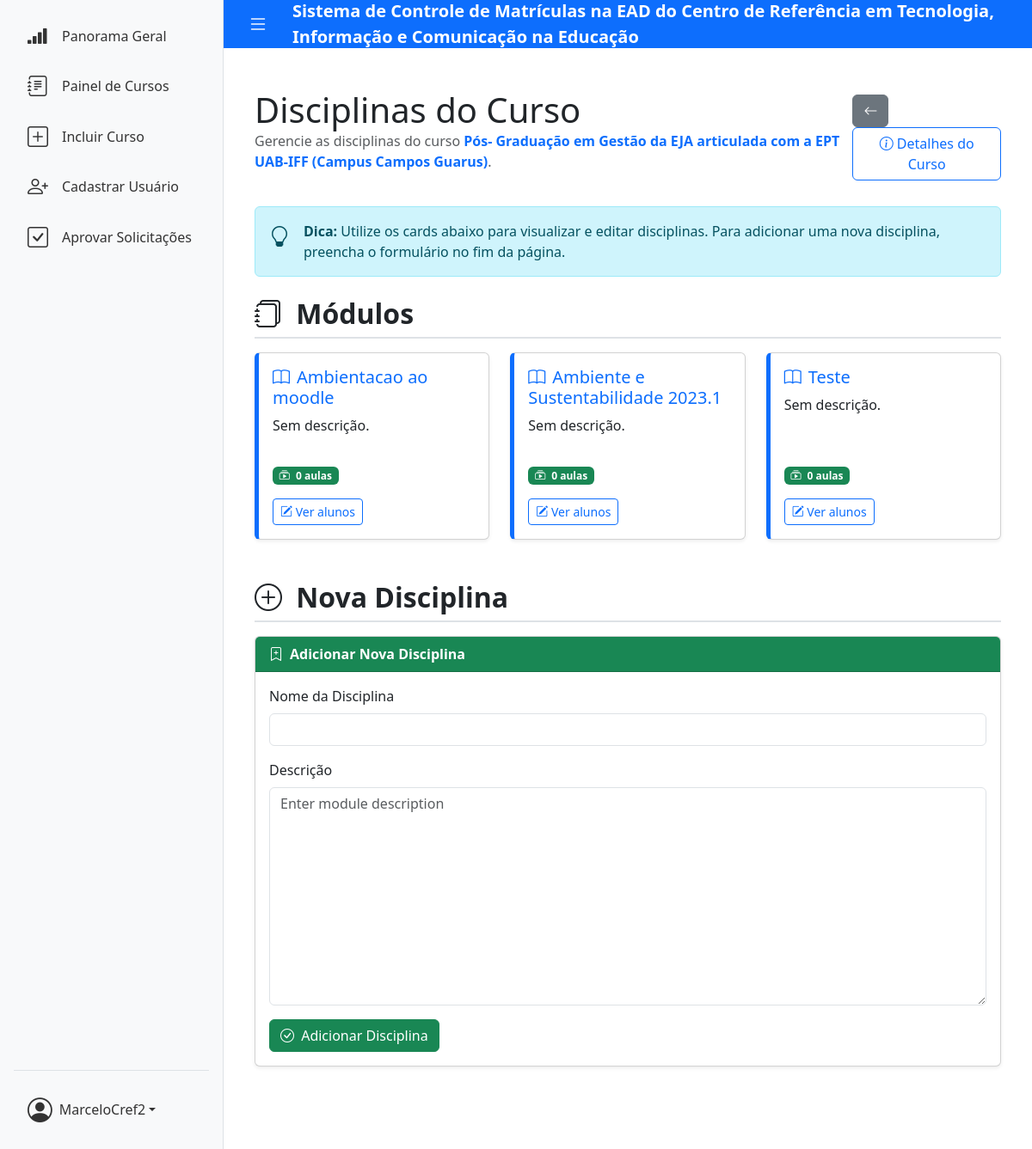
The app's page /cursos/4/modulos/ (signed in) with its own data.
### Courses/models.py (models this page shows, shortened)
class Course(models.Model):
    id = models.AutoField(primary_key=True)
    name = models.CharField(max_length=150)
    description = models.TextField(blank=True, null=True)
    start_date = models.DateField(blank=True, null=True)
    end_date = models.DateField(blank=True, null=True)
    teachers = models.ManyToManyField(Teacher, related_name='teacher_courses', blank=True)
    tutors = models.ManyToManyField(Tutor, related_name='teacher_courses', blank=True)
    students = models.ManyToManyField('Student', through='Enrollment', blank=True )
    created_at = models.DateTimeField(auto_now_add=True)

class Module(models.Model):
    name = models.CharField(max_length=100)
    description = models.TextField(blank=True, null=True)
    number_classes = models.IntegerField(default=0, blank=True, null=True)
    course = models.ForeignKey(Course, on_delete=models.CASCADE, related_name='modules')
    teachers = models.ManyToManyField(Teacher, related_name='teacher_modules', blank=True)
    students = models.ManyToManyField(Student, related_name='student_modules', blank=True)

### Courses/views.py (the view)
# urls.py: path('<int:pk>/modulos/', course_module_view, name='course_modules'),
@login_required(login_url='login')
def course_module_view(request, pk):
    course = get_object_or_404(Course, pk=pk)
    if request.method == 'POST':
        form = ModuleModelForm(request.POST)
        if form.is_valid():
            module = form.save(commit=False)
            module.course = course  # vincula o módulo ao curso
            module.save()
            return redirect('course_modules', pk=pk)
    else:
        form = ModuleModelForm(initial={'course': course})
    modules = Module.objects.filter(course=course).order_by('name')
    context = {
        'course': course,
        'modules': modules if modules.exists() else None,
        'form': form,
    }
    return render(request, 'course_modules.html', context)

### Courses/forms.py (shortened to what this page needs)
class ModuleModelForm(forms.ModelForm):
    class Meta:
        model = Module
        fields = ['name', 'description']
        widgets = {
            'description': forms.Textarea(attrs={'placeholder': 'Enter module description'}),
        }

### Courses/templates/course_modules.html (shortened to what this page needs)
{% extends 'base.html' %}
{% load widget_tweaks %}
{% block content %}
<div class="container py-4">
  <div class="d-flex justify-content-between align-items-center mb-4">
    <div>
      <h1 class="mb-0">Disciplinas do Curso</h1>
      <p class="text-muted">Gerencie as disciplinas do curso <strong class="text-primary">{{ course.name }}</strong>.</p>
    </div>
    <div>
      <a href="{% url 'courses_list' %}" class="btn btn-secondary me-2" data-bs-toggle="tooltip" title="Voltar para lista de cursos">
        <i class="bi bi-arrow-left"></i>
      </a>
      <a href="{% url 'course_detail' course.id %}" class="btn btn-outline-primary" data-bs-toggle="tooltip" title="Ver detalhes do curso">
        <i class="bi bi-info-circle"></i> Detalhes do Curso
      </a>
    </div>
  </div>
  <div class="alert alert-info d-flex align-items-start mb-4">
    <i class="bi bi-lightbulb me-3 fs-4"></i>
    <div>
      <strong>Dica:</strong> Utilize os cards abaixo para visualizar e editar disciplinas. Para adicionar uma nova disciplina, preencha o formulário no fim da página.
    </div>
  </div>
  <h2 class="section-title"><i class="bi bi-journals me-2"></i> Módulos</h2>
  <div class="row row-cols-1 row-cols-md-2 row-cols-lg-3 g-4 mb-5">
    {% for module in modules %}
    <div class="col">
      <div class="card module-card shadow-sm h-100">
        <div class="card-body d-flex flex-column">
          <h5 class="card-title text-primary">
            <i class="bi bi-book me-2"></i>{{ module.name }}
          </h5>
          <p class="card-text flex-grow-1">{{ module.description|default:"Sem descrição." }}</p>
          <div class="mt-3">
            <span class="badge bg-success mb-2">
              <i class="bi bi-collection-play me-1"></i> {{ module.number_classes }} aulas
            </span><br>
            <a href="{% url 'course_module_detail' course.id module.id %}" class="btn btn-outline-primary btn-sm mt-2">
              <i class="bi bi-pencil-square"></i> Ver alunos
            </a>
          </div>
        </div>
      </div>
    </div>
    {% endfor %}
  </div>
  <h2 class="section-title"><i class="bi bi-plus-circle me-2"></i> Nova Disciplina</h2>
  <div class="card shadow-sm mb-5">
    <div class="card-header bg-success text-white fw-bold d-flex align-items-center">
      <i class="bi bi-bookmark-plus me-2"></i> Adicionar Nova Disciplina
    </div>
    <div class="card-body">
      <form method="post" action="">
      <div class="mb-3">
        <label for="{{ form.name.id_for_label }}" class="form-label">Nome da Disciplina</label>
        {{ form.name|add_class:"form-control" }}
      </div>
      <div class="mb-3">
        <label for="{{ form.description.id_for_label }}" class="form-label">Descrição</label>
        {{ form.description|add_class:"form-control" }}
      </div>
      <button type="submit" class="btn btn-success">
        <i class="bi bi-check-circle me-1"></i> Adicionar Disciplina
      </button>
    </form>
    </div>
  </div>
</div>
<link href="https://cdn.jsdelivr.net/npm/bootstrap-icons@1.10.5/font/bootstrap-icons.css" rel="stylesheet">
{% endblock %}

### app/templates/base.html (shortened to what this page needs)
{% load static %}
<!DOCTYPE html>
<html lang="pt-BR" class="h-100">
<head>
  <link href="https://cdn.jsdelivr.net/npm/bootstrap@5.3.0/dist/css/bootstrap.min.css" rel="stylesheet" />
  <link href="https://cdn.jsdelivr.net/npm/bootstrap-icons@1.10.5/font/bootstrap-icons.css" rel="stylesheet" />
</head>
<div class="toast-container position-fixed bottom-0 end-0 p-3" id="toast-container" style="z-index: 1080;">
</div>
<body>
  <div class="wrapper">
    <div class="main-container">
      <aside class="sidebar" id="sidebar">
        <nav>
          <a href="{% url 'course_dashboard' %}"
            class="{% if request.resolver_match.url_name == 'course_dashboard' %}active{% endif %}" data-bs-toggle="tooltip" data-bs-placement="right" title="Dashboards">
            <i class="bi bi-reception-4"></i>
            <span>Panorama Geral</span>
          </a>
          {% if user.is_authenticated %}
          <a href="{% url 'courses_list' %}"
            class="{% if request.resolver_match.url_name == 'courses_list' %}active{% endif %}" data-bs-toggle="tooltip" data-bs-placement="right" title="Painel de Cursos">
            <i class="bi bi-journal-text"></i>
            <span>Painel de Cursos</span>
          </a>
          <a href="{% url 'new_course' %}"
            class="{% if request.resolver_match.url_name == 'new_course' %}active{% endif %}" data-bs-toggle="tooltip" data-bs-placement="right" title="Incluir Curso">
            <i class="bi bi-plus-square"></i>
            <span>Incluir Curso</span>
          </a>
          <a href="{% url 'register' %}"
            class="{% if request.resolver_match.url_name == 'register' %}active{% endif %}" data-bs-toggle="tooltip" data-bs-placement="right" title="Cadastrar Usuário">
            <i class="bi bi-person-plus"></i>
            <span>Cadastrar Usuário</span>
          </a>
          {% endif %}
          {% if user.is_staff %}
          <a href="{% url 'approve_registration_requests' %}"
            class="{% if request.resolver_match.url_name == 'approve_registration_requests' %}active{% endif %}" data-bs-toggle="tooltip" data-bs-placement="right" title="Aprovar Solicitações de Cadastro">
            <i class="bi bi-check-square"></i>
            <span>Aprovar Solicitações</span>
          </a>
        {% endif %}
      </nav>
        {% if user.is_authenticated %}
        <div class="dropdown">
          <button class="dropdown-toggle" type="button" id="userMenuButton" data-bs-toggle="dropdown"
            aria-expanded="false">
            <i class="bi bi-person-circle"></i>
            <span>{{ user.username }}</span>
          </button>
        </div>
        {% endif %}
      </aside>
      <div style="flex:1; display:flex; flex-direction: column;">
        <nav class="navbar-top">
          <button class="btn btn-outline-light" id="sidebarToggle">
            <i class="bi bi-list"></i>
          </button>
          <div class="navbar-title">Sistema de Controle de Matrículas na EAD do Centro de Referência em Tecnologia, Informação e Comunicação na Educação</div>
        </nav>
        <main class="content">
          {% block content %}{% endblock %}
        </main>
      </div>
    </div>
  </div>
  <div id="toast-container" class="position-fixed top-0 end-0 p-3" style="z-index: 1050;">
  </div>
</body>
</html>

### app/templates/base.html (style rules this page uses)
html, body { height: 100%; margin: 0; overflow-x: hidden; }
body { display: flex; flex-direction: column; min-height: 100vh; }
.wrapper { display: flex; flex: 1; overflow: hidden; flex-direction: column; }
.main-container { display: flex; flex: 1; overflow: hidden; }
.sidebar { width: 260px; background-color: #f8f9fa; border-right: 1px solid #dee2e6; display: flex; flex-direction: column; padding: 1rem; transition: width 0.3s ease; }
.sidebar nav a { display: flex; align-items: center; padding: 0.5rem 1rem; color: #333; text-decoration: none; border-radius: 0.375rem; margin-bottom: 0.4rem; transition: background-color 0.3s ease; white-space: nowrap; }
.sidebar nav a i { font-size: 1.5rem; margin-right: 1rem; min-width: 24px; text-align: center; }
.sidebar .dropdown { margin-top: auto; padding-top: 1rem; border-top: 1px solid #dee2e6; }
.sidebar .dropdown-toggle { width: 100%; display: flex; align-items: center; padding: 0.5rem 1rem; color: #333; text-decoration: none; user-select: none; cursor: pointer; white-space: nowrap; border-radius: 0.375rem; background: none; border: none; }
.sidebar .dropdown-toggle i { font-size: 1.8rem; margin-right: 0.5rem; }
nav.navbar-top { height: 56px; background-color: #0d6efd; color: white; display: flex; align-items: center; padding: 0 1rem; flex-shrink: 0; }
nav.navbar-top .navbar-title { font-weight: 600; font-size: 1.25rem; user-select: none; }
main.content { flex: 1; padding: 1.5rem; overflow-y: auto; background-color: #fff; }
#sidebarToggle { background-color: transparent; border: none; color: white; font-size: 1.5rem; margin-right: 1rem; cursor: pointer; display: flex; align-items: center; justify-content: center; }

### Courses/templates/course_modules.html (style rules this page uses)
.module-card { border-left: 5px solid #0d6efd; transition: transform 0.2s ease-in-out; }
.section-title { font-weight: 600; margin-bottom: 1rem; border-bottom: 2px solid #dee2e6; padding-bottom: 0.5rem; }

### records on screen
Course: name "Pós- Graduação em Gestão da EJA articulada com a EPT UAB-IFF (Campus Campos Guarus)"
Module: name "Ambientacao ao moodle", description "Sem descrição.", number_classes "0"
Module: name "Ambiente e Sustentabilidade 2023.1", description "Sem descrição.", number_classes "0"
Module: name "Teste", description "Sem descrição.", number_classes "0"

### other values on screen
{{ user.username }} "MarceloCref2"
